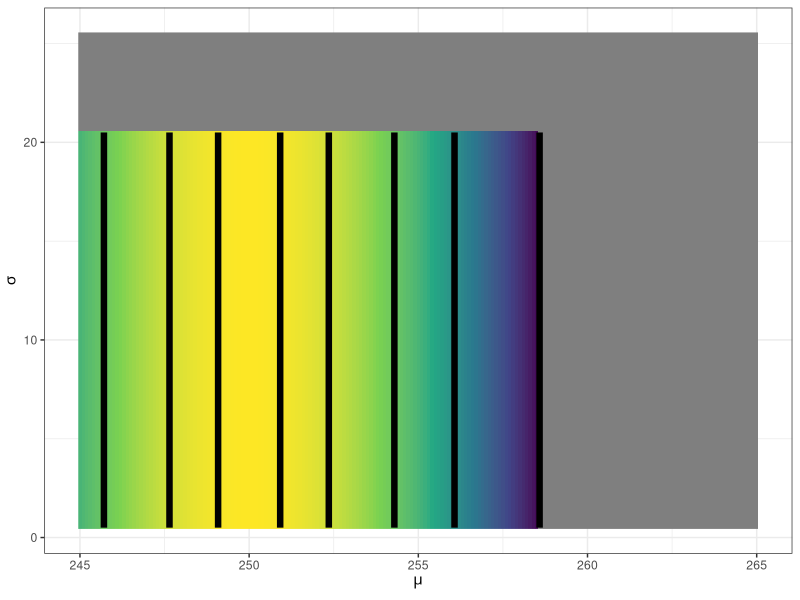

The R source for this figure: (Note: this script raises an error after producing the figure.)
## ---- chunk 1
library(ggplot2)
library(dplyr)
## ---- chunk 2
mu_true <- 254.4
sigma_true <- 2.5

set.seed(5001) #pseudo-random number sequence differs on different operating system
x <- rnorm(n = 50, mean = mu_true, sd = sigma_true)
## ---- chunk 3
my_logprior <- function(theta, my_info)
{
  
  lik_mu <- theta[1] #the unknown mean
  lik_sig <- theta[2] #the unknown noise
  
  dnorm(x = lik_mu, 
        mean = my_info$mu_0, 
        sd = my_info$tau_0,
        log = TRUE) + 
    dunif(x = lik_sig,
          min = my_info$sigma_lwr,
          max = my_info$sigma_upr,
          log = TRUE)
}
## ---- chunk 4
param_grid <- expand.grid(mu = seq(245, 265, length.out = 201), 
                          sigma = seq(0.5, 25.5, length.out = 201),
                          KEEP.OUT.ATTRS = FALSE,
                          stringsAsFactors = FALSE) %>%
  as.data.frame() %>% tbl_df()
## ---- chunk 5
hyper_list <- list(
  mu_0 = 250,
  tau_0 = 2,
  sigma_lwr = 0.5,
  sigma_upr = 20.5
)

hyper_list
## ---- chunk 6
eval_logdensity <- function(mu_val, sigma_val, my_logdens, my_info)
{
   my_logdens(c(mu_val, sigma_val), my_info)
}
## ---- chunk 7
  log_prior_result <- purrr::map2_dbl(param_grid$mu, param_grid$sigma,
                                      eval_logdensity, 
                                      my_logdens = my_logprior,
                                      my_info = hyper_list)
## ---- chunk 8
param_grid %>%
    mutate(log_dens = log_prior_result) %>%
    mutate(log_dens_2 = log_dens - max(log_dens)) %>%
    ggplot(mapping = aes(x = mu, y = sigma)) + 
    geom_raster(mapping = aes(fill = log_dens_2)) +
    stat_contour(mapping = aes(z = log_dens_2), 
                 breaks = log(c(0.01/100, 0.01, 0.1, 0.5, 0.9)),
                 size = 2.2,
                 color = 'black') +
    scale_fill_viridis_c(guide = FALSE, limits = log(c(0.01/100, 1.0))) + 
    labs(x = expression(mu), y = expression(sigma)) + 
    theme_bw()


## ---- chunk 9
my_logpost <- function(theta, my_info)
{
  lik_mu <- theta[1] #the unknown mean
  lik_sigma <- theta[2] #the unknown noise
  
  log_lik <- sum(dnorm(x = my_info$xobs,
                       mean = lik_mu, 
                       sd = lik_sigma,
                       log = TRUE))
  log_prior <- dnorm(x = lik_mu, 
        mean = my_info$mu_0, 
        sd = my_info$tau_0,
        log = TRUE) + 
    dunif(x = lik_sigma,
          min = my_info$sigma_lwr,
          max = my_info$sigma_upr,
          log = TRUE)
  
  return(log_lik + log_prior)
}
## ---- chunk 10
info_N35 <- list(
  xobs = x[1:35],
  mu_0 = 250,
  tau_0 = 2,
  sigma_lwr = 0.5,
  sigma_upr = 20.5
)

## ---- chunk 11
map_result <- optim(c(250, 5), 
                    my_logpost,
                    gr = NULL,
                    info_N05, 
                    method = "BFGS",
                    hessian = TRUE,
                    control = list(fnscale = -1, maxit = 1001))
